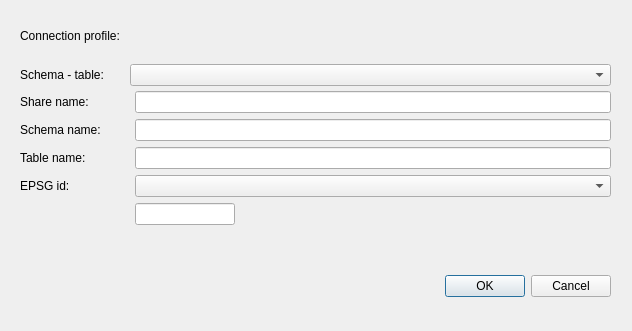
<?xml version="1.0" encoding="UTF-8"?>
<ui version="4.0">
 <class>DeltaLakeDialogBase</class>
 <widget class="QDialog" name="DeltaLakeDialogBase">
  <property name="geometry">
   <rect>
    <x>0</x>
    <y>0</y>
    <width>632</width>
    <height>331</height>
   </rect>
  </property>
  <property name="windowTitle">
   <string>DeltaLake</string>
  </property>
  <widget class="QDialogButtonBox" name="_button_box">
   <property name="geometry">
    <rect>
     <x>270</x>
     <y>270</y>
     <width>341</width>
     <height>32</height>
    </rect>
   </property>
   <property name="orientation">
    <enum>Qt::Horizontal</enum>
   </property>
   <property name="standardButtons">
    <set>QDialogButtonBox::Cancel|QDialogButtonBox::Ok</set>
   </property>
  </widget>
  <widget class="QWidget" name="horizontalLayoutWidget">
   <property name="geometry">
    <rect>
     <x>20</x>
     <y>20</y>
     <width>591</width>
     <height>31</height>
    </rect>
   </property>
   <layout class="QHBoxLayout" name="_connection_profile_box">
    <item>
     <widget class="QLabel" name="_connection_profile_label">
      <property name="whatsThis">
       <string extracomment="Path to the connection profile credential file as downloaded from Databricks"/>
      </property>
      <property name="text">
       <string>Connection profile: </string>
      </property>
     </widget>
    </item>
    <item>
     <widget class="QgsFileWidget" name="_connection_profile_path" native="true"/>
    </item>
   </layout>
  </widget>
  <widget class="QWidget" name="formLayoutWidget">
   <property name="geometry">
    <rect>
     <x>20</x>
     <y>91</y>
     <width>591</width>
     <height>161</height>
    </rect>
   </property>
   <layout class="QFormLayout" name="_share_details_form">
    <property name="sizeConstraint">
     <enum>QLayout::SetDefaultConstraint</enum>
    </property>
    <property name="fieldGrowthPolicy">
     <enum>QFormLayout::AllNonFixedFieldsGrow</enum>
    </property>
    <property name="labelAlignment">
     <set>Qt::AlignLeading|Qt::AlignLeft|Qt::AlignVCenter</set>
    </property>
    <item row="0" column="0">
     <widget class="QLabel" name="_share_name_label">
      <property name="toolTip">
       <string extracomment="The share name of the selected Delta Share table"/>
      </property>
      <property name="toolTipDuration">
       <number>1000</number>
      </property>
      <property name="whatsThis">
       <string extracomment="The share name of the selected Delta Share table"/>
      </property>
      <property name="text">
       <string>Share name:            </string>
      </property>
     </widget>
    </item>
    <item row="0" column="1">
     <widget class="QLineEdit" name="_share_name">
      <property name="sizePolicy">
       <sizepolicy hsizetype="Expanding" vsizetype="Fixed">
        <horstretch>0</horstretch>
        <verstretch>0</verstretch>
       </sizepolicy>
      </property>
      <property name="toolTip">
       <string extracomment="The share name of the selected Delta Share table"/>
      </property>
      <property name="toolTipDuration">
       <number>1000</number>
      </property>
     </widget>
    </item>
    <item row="1" column="0">
     <widget class="QLabel" name="_schema_name_label">
      <property name="toolTip">
       <string extracomment="The schema name of the selected Delta Share table"/>
      </property>
      <property name="toolTipDuration">
       <number>1000</number>
      </property>
      <property name="whatsThis">
       <string extracomment="The schema name of the selected Delta Share table"/>
      </property>
      <property name="text">
       <string>Schema name: </string>
      </property>
     </widget>
    </item>
    <item row="1" column="1">
     <widget class="QLineEdit" name="_schema_name">
      <property name="sizePolicy">
       <sizepolicy hsizetype="Expanding" vsizetype="Fixed">
        <horstretch>0</horstretch>
        <verstretch>0</verstretch>
       </sizepolicy>
      </property>
      <property name="toolTip">
       <string extracomment="The schema name of the selected Delta Share table"/>
      </property>
      <property name="toolTipDuration">
       <number>1000</number>
      </property>
     </widget>
    </item>
    <item row="2" column="0">
     <widget class="QLabel" name="_table_name_label">
      <property name="toolTip">
       <string extracomment="The table name of the selected Delta Share table"/>
      </property>
      <property name="toolTipDuration">
       <number>1000</number>
      </property>
      <property name="whatsThis">
       <string extracomment="The table name of the selected Delta Share table"/>
      </property>
      <property name="text">
       <string>Table name: </string>
      </property>
     </widget>
    </item>
    <item row="2" column="1">
     <widget class="QLineEdit" name="_table_name">
      <property name="sizePolicy">
       <sizepolicy hsizetype="Expanding" vsizetype="Fixed">
        <horstretch>0</horstretch>
        <verstretch>0</verstretch>
       </sizepolicy>
      </property>
      <property name="toolTip">
       <string extracomment="The table name of the selected Delta Share table"/>
      </property>
      <property name="toolTipDuration">
       <number>1000</number>
      </property>
     </widget>
    </item>
    <item row="4" column="1">
     <widget class="QLineEdit" name="_epsg_id">
      <property name="maximumSize">
       <size>
        <width>100</width>
        <height>16777215</height>
       </size>
      </property>
      <property name="toolTip">
       <string extracomment="Selected EPSG id that should be applied on the source data"/>
      </property>
      <property name="toolTipDuration">
       <number>1000</number>
      </property>
     </widget>
    </item>
    <item row="3" column="1">
     <widget class="QComboBox" name="_crs_combo_box"/>
    </item>
    <item row="3" column="0">
     <widget class="QLabel" name="_epsg_id_label">
      <property name="toolTip">
       <string extracomment="Selector for designating the EPSG id that should be applied on the source data"/>
      </property>
      <property name="toolTipDuration">
       <number>1000</number>
      </property>
      <property name="statusTip">
       <string/>
      </property>
      <property name="whatsThis">
       <string extracomment="Selector for designating the EPSG id that should be applied on the source data"/>
      </property>
      <property name="text">
       <string>EPSG id: </string>
      </property>
     </widget>
    </item>
   </layout>
  </widget>
  <widget class="QWidget" name="horizontalLayoutWidget_2">
   <property name="geometry">
    <rect>
     <x>20</x>
     <y>59</y>
     <width>591</width>
     <height>32</height>
    </rect>
   </property>
   <layout class="QHBoxLayout" name="_share_combo_form">
    <item>
     <widget class="QLabel" name="_schema_table_label">
      <property name="toolTip">
       <string extracomment="Selector for designating the desired schema and table to read data from"/>
      </property>
      <property name="toolTipDuration">
       <number>1000</number>
      </property>
      <property name="whatsThis">
       <string extracomment="Selector for designating the desired schema and table to read data from"/>
      </property>
      <property name="text">
       <string>Schema - table:      </string>
      </property>
     </widget>
    </item>
    <item>
     <widget class="QComboBox" name="_share_combo_box">
      <property name="sizePolicy">
       <sizepolicy hsizetype="Expanding" vsizetype="Fixed">
        <horstretch>0</horstretch>
        <verstretch>0</verstretch>
       </sizepolicy>
      </property>
     </widget>
    </item>
   </layout>
  </widget>
 </widget>
 <customwidgets>
  <customwidget>
   <class>QgsFileWidget</class>
   <extends>QWidget</extends>
   <header>qgsfilewidget.h</header>
  </customwidget>
 </customwidgets>
 <resources/>
 <connections>
  <connection>
   <sender>_button_box</sender>
   <signal>accepted()</signal>
   <receiver>DeltaLakeDialogBase</receiver>
   <slot>accept()</slot>
   <hints>
    <hint type="sourcelabel">
     <x>20</x>
     <y>20</y>
    </hint>
    <hint type="destinationlabel">
     <x>20</x>
     <y>20</y>
    </hint>
   </hints>
  </connection>
  <connection>
   <sender>_button_box</sender>
   <signal>rejected()</signal>
   <receiver>DeltaLakeDialogBase</receiver>
   <slot>reject()</slot>
   <hints>
    <hint type="sourcelabel">
     <x>20</x>
     <y>20</y>
    </hint>
    <hint type="destinationlabel">
     <x>20</x>
     <y>20</y>
    </hint>
   </hints>
  </connection>
 </connections>
</ui>
